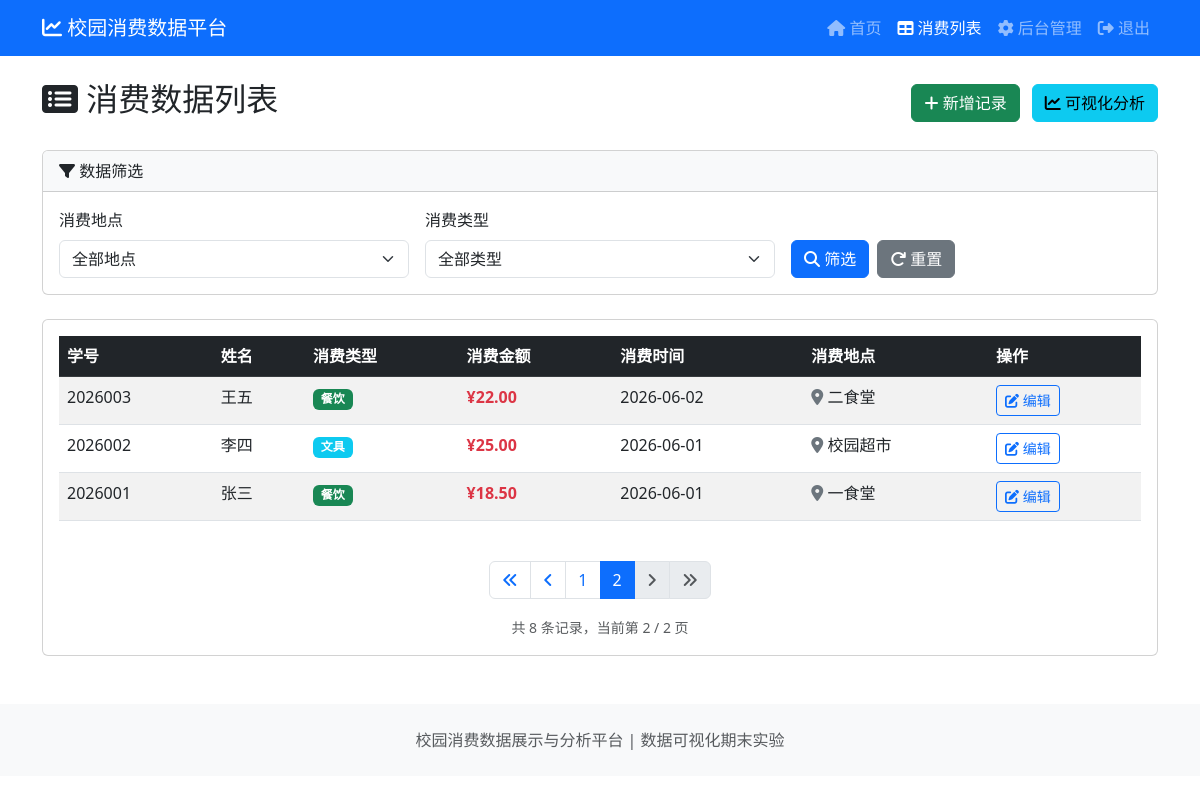
Page /list/?page=2 (signed in) on the committed database.
### consumption/models.py (models this page shows, shortened)
class Consumption(models.Model):
    CONSUMPTION_TYPES = [
        ('餐饮', '餐饮'),
        ('文具', '文具'),
        ('饮品', '饮品'),
        ('其他', '其他'),
    ]
    LOCATIONS = [
        ('一食堂', '一食堂'),
        ('二食堂', '二食堂'),
        ('校园超市', '校园超市'),
        ('奶茶店', '奶茶店'),
    ]
    student_id = models.CharField('学号', max_length=20, db_index=True)
    name = models.CharField('姓名', max_length=50)
    consumption_type = models.CharField('消费类型', max_length=20, choices=CONSUMPTION_TYPES)
    amount = models.DecimalField('消费金额', max_digits=10, decimal_places=2)
    consumption_time = models.DateField('消费时间', db_index=True)
    location = models.CharField('消费地点', max_length=50, choices=LOCATIONS)
    created_at = models.DateTimeField('创建时间', auto_now_add=True)
    updated_at = models.DateTimeField('更新时间', auto_now=True)
    class Meta:
        db_table = 'consumption'
        verbose_name = '消费记录'
        verbose_name_plural = '消费记录'
        ordering = ['-consumption_time']

### consumption/views.py (the view)
# urls.py: path('list/', views.list_view, name='list'),
@login_required(login_url='/login/')
def list_view(request):
    location = request.GET.get('location', '')
    consumption_type = request.GET.get('type', '')
    records = Consumption.objects.all()
    if location:
        records = records.filter(location=location)
    if consumption_type:
        records = records.filter(consumption_type=consumption_type)
    paginator = Paginator(records, 5)
    page_number = request.GET.get('page', 1)
    page_obj = paginator.get_page(page_number)
    locations = Consumption.objects.values_list('location', flat=True).distinct()
    types = Consumption.objects.values_list('consumption_type', flat=True).distinct()
    context = {
        'page_obj': page_obj,
        'locations': locations,
        'types': types,
        'selected_location': location,
        'selected_type': consumption_type,
        'user': request.user,
    }
    return render(request, 'consumption/list.html', context)

### consumption/templates/consumption/list.html (shortened to what this page needs)
<!DOCTYPE html>
<html lang="zh-CN">
<head>
    <link href="https://cdn.jsdelivr.net/npm/bootstrap@5.3.0/dist/css/bootstrap.min.css" rel="stylesheet">
    <link href="https://cdnjs.cloudflare.com/ajax/libs/font-awesome/6.4.0/css/all.min.css" rel="stylesheet">
</head>
<body>
    <nav class="navbar navbar-expand-lg navbar-dark bg-primary">
        <div class="container">
            <a class="navbar-brand" href="{% url 'consumption:index' %}">
                <i class="fas fa-chart-line"></i> 校园消费数据平台
            </a>
            <div class="collapse navbar-collapse">
                <ul class="navbar-nav ms-auto">
                    <li class="nav-item">
                        <a class="nav-link" href="{% url 'consumption:index' %}">
                            <i class="fas fa-home"></i> 首页
                        </a>
                    </li>
                    <li class="nav-item">
                        <a class="nav-link active" href="{% url 'consumption:list' %}">
                            <i class="fas fa-table"></i> 消费列表
                        </a>
                    </li>
                    <li class="nav-item">
                        <a class="nav-link" href="/admin/">
                            <i class="fas fa-cog"></i> 后台管理
                        </a>
                    </li>
                    <li class="nav-item">
                        <a class="nav-link" href="{% url 'consumption:logout' %}">
                            <i class="fas fa-sign-out-alt"></i> 退出
                        </a>
                    </li>
                </ul>
            </div>
        </div>
    </nav>
    <div class="container mt-4">
        <div class="d-flex justify-content-between align-items-center mb-4">
            <h2><i class="fas fa-list-alt"></i> 消费数据列表</h2>
            <div>
                <a href="/admin/consumption/consumption/add/" target="_blank" class="btn btn-success">
                    <i class="fas fa-plus"></i> 新增记录
                </a>
                <a href="http://localhost:8501" target="_blank" class="btn btn-info ms-2">
                    <i class="fas fa-chart-line"></i> 可视化分析
                </a>
            </div>
        </div>
        <div class="card mb-4">
            <div class="card-header bg-light">
                <i class="fas fa-filter"></i> 数据筛选
            </div>
            <div class="card-body">
                <form method="get" class="row g-3">
                    <div class="col-md-4">
                        <label class="form-label">消费地点</label>
                        <select name="location" class="form-select">
                            <option value="">全部地点</option>
                        </select>
                    </div>
                    <div class="col-md-4">
                        <label class="form-label">消费类型</label>
                        <select name="type" class="form-select">
                            <option value="">全部类型</option>
                        </select>
                    </div>
                    <div class="col-md-4 d-flex align-items-end">
                        <button type="submit" class="btn btn-primary me-2">
                            <i class="fas fa-search"></i> 筛选
                        </button>
                        <a href="{% url 'consumption:list' %}" class="btn btn-secondary">
                            <i class="fas fa-redo"></i> 重置
                        </a>
                    </div>
                </form>
            </div>
        </div>
        <div class="card">
            <div class="card-body">
                <div class="table-responsive">
                    <table class="table table-striped table-hover">
                        <thead class="table-dark">
                            <tr>
                                <th>学号</th>
                                <th>姓名</th>
                                <th>消费类型</th>
                                <th>消费金额</th>
                                <th>消费时间</th>
                                <th>消费地点</th>
                                <th>操作</th>
                            </tr>
                        </thead>
                        <tbody>
                            {% for record in page_obj %}
                            <tr>
                                <td>{{ record.student_id }}</td>
                                <td>{{ record.name }}</td>
                                <td>
                                    <span class="badge {% if record.consumption_type == '餐饮' %}bg-success
                                                      {% elif record.consumption_type == '文具' %}bg-info
                                                      {% elif record.consumption_type == '饮品' %}bg-warning
                                                      {% else %}bg-secondary{% endif %}">
                                        {{ record.consumption_type }}
                                    </span>
                                </td>
                                <td class="text-danger fw-bold">¥{{ record.amount }}</td>
                                <td>{{ record.consumption_time|date:"Y-m-d" }}</td>
                                <td><i class="fas fa-location-dot text-secondary"></i> {{ record.location }}</td>
                                <td>
                                    <a href="/admin/consumption/consumption/{{ record.id }}/change/"
                                       target="_blank" class="btn btn-sm btn-outline-primary">
                                        <i class="fas fa-edit"></i> 编辑
                                    </a>
                                </td>
                            </tr>
                            {% endfor %}
                        </tbody>
                    </table>
                </div>
                {% if page_obj.has_other_pages %}
                <nav aria-label="Page navigation" class="mt-4">
                    <ul class="pagination justify-content-center">
                        {% if page_obj.has_previous %}
                            <li class="page-item">
                                <a class="page-link" href="?page=1{% if selected_location %}&location={{ selected_location }}{% endif %}{% if selected_type %}&type={{ selected_type }}{% endif %}">
                                    <i class="fas fa-angle-double-left"></i>
                                </a>
                            </li>
                            <li class="page-item">
                                <a class="page-link" href="?page={{ page_obj.previous_page_number }}{% if selected_location %}&location={{ selected_location }}{% endif %}{% if selected_type %}&type={{ selected_type }}{% endif %}">
                                    <i class="fas fa-angle-left"></i>
                                </a>
                            </li>
                        {% else %}
                            <li class="page-item disabled"><span class="page-link"><i class="fas fa-angle-double-left"></i></span></li>
                            <li class="page-item disabled"><span class="page-link"><i class="fas fa-angle-left"></i></span></li>
                        {% endif %}
                        {% for num in page_obj.paginator.page_range %}
                            {% if page_obj.number == num %}
                                <li class="page-item active"><span class="page-link">{{ num }}</span></li>
                            {% elif num > page_obj.number|add:'-3' and num < page_obj.number|add:'3' %}
                                <li class="page-item">
                                    <a class="page-link" href="?page={{ num }}{% if selected_location %}&location={{ selected_location }}{% endif %}{% if selected_type %}&type={{ selected_type }}{% endif %}">{{ num }}</a>
                                </li>
                            {% endif %}
                        {% endfor %}
                        {% if page_obj.has_next %}
                            <li class="page-item">
                                <a class="page-link" href="?page={{ page_obj.next_page_number }}{% if selected_location %}&location={{ selected_location }}{% endif %}{% if selected_type %}&type={{ selected_type }}{% endif %}">
                                    <i class="fas fa-angle-right"></i>
                                </a>
                            </li>
                            <li class="page-item">
                                <a class="page-link" href="?page={{ page_obj.paginator.num_pages }}{% if selected_location %}&location={{ selected_location }}{% endif %}{% if selected_type %}&type={{ selected_type }}{% endif %}">
                                    <i class="fas fa-angle-double-right"></i>
                                </a>
                            </li>
                        {% else %}
                            <li class="page-item disabled"><span class="page-link"><i class="fas fa-angle-right"></i></span></li>
                            <li class="page-item disabled"><span class="page-link"><i class="fas fa-angle-double-right"></i></span></li>
                        {% endif %}
                    </ul>
                </nav>
                {% endif %}
                <div class="text-center text-muted mt-3">
                    <small>
                        共 {{ page_obj.paginator.count }} 条记录，当前第 {{ page_obj.number }} / {{ page_obj.paginator.num_pages }} 页
                    </small>
                </div>
            </div>
        </div>
    </div>
    <footer class="bg-light text-center text-muted py-4 mt-5">
        <div class="container">
            <p class="mb-0">校园消费数据展示与分析平台 | 数据可视化期末实验</p>
        </div>
    </footer>
</body>
</html>

### rows in the picture
Consumption: student_id "2026003", name "王五", consumption_type "餐饮", amount "22.00", consumption_time "2026-06-02", location "二食堂"
Consumption: student_id "2026002", name "李四", consumption_type "文具", amount "25.00", consumption_time "2026-06-01", location "校园超市"
Consumption: student_id "2026001", name "张三", consumption_type "餐饮", amount "18.50", consumption_time "2026-06-01", location "一食堂"

### other values in the picture
{{ num }} "1"
{{ num }} "2"
{{ page_obj.paginator.count }} "8"
{{ page_obj.number }} "2"
{{ page_obj.paginator.num_pages }} "2"
